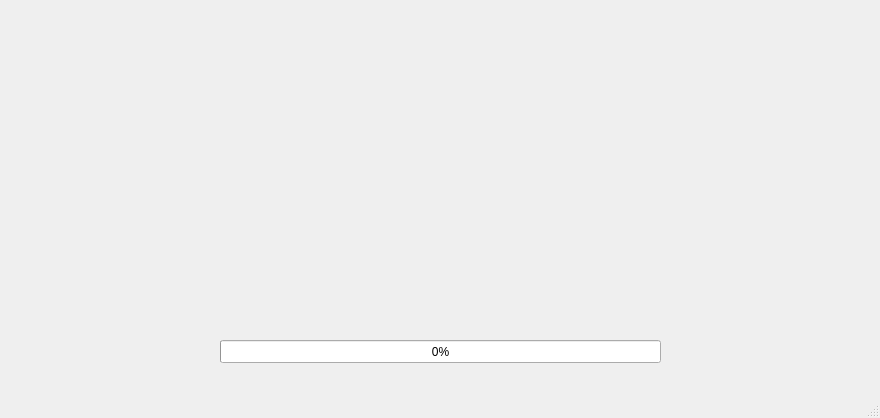
<?xml version="1.0" encoding="UTF-8"?>
<ui version="4.0">
 <class>MainWindow</class>
 <widget class="QMainWindow" name="MainWindow">
  <property name="geometry">
   <rect>
    <x>0</x>
    <y>0</y>
    <width>880</width>
    <height>418</height>
   </rect>
  </property>
  <property name="minimumSize">
   <size>
    <width>880</width>
    <height>418</height>
   </size>
  </property>
  <property name="maximumSize">
   <size>
    <width>880</width>
    <height>418</height>
   </size>
  </property>
  <property name="windowTitle">
   <string>Powered by the Visual Studio ® Plateform</string>
  </property>
  <property name="styleSheet">
   <string notr="true">
    QToolTip {
        border: 1px solid #76797C;
        background-color: rgb(90, 102, 117);;
        color: white;
        padding: 5px;
        opacity: 200;
    }

    QWidget {
        color: #eff0f1;
        background-color: #31363b;
        selection-background-color:#3daee9;
        selection-color: #eff0f1;
        background-clip: border;
        border-image: none;
        border: 0px transparent black;
        outline: 0;
    }

    QWidget:item:hover {
        background-color: #18465d;
        color: #eff0f1;
    }

    QWidget:item:selected {
        background-color: #18465d;
    }

    QCheckBox {
        spacing: 5px;
        outline: none;
        color: #eff0f1;
        margin-bottom: 2px;
    }

    QCheckBox:disabled {
        color: #76797C;
    }

    QCheckBox::indicator, 
    QGroupBox::indicator {
        width: 18px;
        height: 18px;
    }

    QGroupBox::indicator {
        margin-left: 2px;
    }

    QCheckBox::indicator:unchecked
    {
        image: url(:/qss_icons/rc/checkbox_unchecked.png);
    }

    QCheckBox::indicator:unchecked:hover,
    QCheckBox::indicator:unchecked:focus,
    QCheckBox::indicator:unchecked:pressed,
    QGroupBox::indicator:unchecked:hover,
    QGroupBox::indicator:unchecked:focus,
    QGroupBox::indicator:unchecked:pressed {
    border: none;
        image: url(:/qss_icons/rc/checkbox_unchecked_focus.png);
    }

    QCheckBox::indicator:checked {
        image: url(:/qss_icons/rc/checkbox_checked.png);
    }

    QCheckBox::indicator:checked:hover,
    QCheckBox::indicator:checked:focus,
    QCheckBox::indicator:checked:pressed,
    QGroupBox::indicator:checked:hover,
    QGroupBox::indicator:checked:focus,
    QGroupBox::indicator:checked:pressed {
    border: none;
        image: url(:/qss_icons/rc/checkbox_checked_focus.png);
    }


    QCheckBox::indicator:indeterminate {
        image: url(:/qss_icons/rc/checkbox_indeterminate.png);
    }

    QCheckBox::indicator:indeterminate:focus,
    QCheckBox::indicator:indeterminate:hover,
    QCheckBox::indicator:indeterminate:pressed {
        image: url(:/qss_icons/rc/checkbox_indeterminate_focus.png);
    }

    QCheckBox::indicator:checked:disabled,
    QGroupBox::indicator:checked:disabled {
        image: url(:/qss_icons/rc/checkbox_checked_disabled.png);
    }

    QCheckBox::indicator:unchecked:disabled,
    QGroupBox::indicator:unchecked:disabled {
        image: url(:/qss_icons/rc/checkbox_unchecked_disabled.png);
    }

    QRadioButton {
        spacing: 5px;
        outline: none;
        color: #eff0f1;
        margin-bottom: 2px;
    }

    QRadioButton:disabled {
        color: #76797C;
    }

    QRadioButton::indicator {
        width: 21px;
        height: 21px;
    }

    QRadioButton::indicator:unchecked {
        image: url(:/qss_icons/rc/radio_unchecked.png);
    }


    QRadioButton::indicator:unchecked:hover,
    QRadioButton::indicator:unchecked:focus,
    QRadioButton::indicator:unchecked:pressed {
        border: none;
        outline: none;
        image: url(:/qss_icons/rc/radio_unchecked_focus.png);
    }

    QRadioButton::indicator:checked {
        border: none;
        outline: none;
        image: url(:/qss_icons/rc/radio_checked.png);
    }

    QRadioButton::indicator:checked:hover,
    QRadioButton::indicator:checked:focus,
    QRadioButton::indicator:checked:pressed {
        border: none;
        outline: none;
        image: url(:/qss_icons/rc/radio_checked_focus.png);
    }

    QRadioButton::indicator:checked:disabled {
        outline: none;
        image: url(:/qss_icons/rc/radio_checked_disabled.png);
    }

    QRadioButton::indicator:unchecked:disabled {
        image: url(:/qss_icons/rc/radio_unchecked_disabled.png);
    }

    QMenuBar {
        background-color: #31363b;
        color: #eff0f1;
    }

    QMenuBar::item {
        background: transparent;
    }

    QMenuBar::item:selected {
        background: transparent;
        border: 1px solid #76797C;
    }

    QMenuBar::item:pressed {
        border: 1px solid #76797C;
        background-color: #3daee9;
        color: #eff0f1;
        margin-bottom:-1px;
        padding-bottom:1px;
    }

    QMenu {
        border: 1px solid #76797C;
        color: #eff0f1;
        margin: 2px;
    }

    QMenu::icon {
        margin: 5px;
    }

    QMenu::item {
        padding: 5px 30px 5px 30px;
        border: 1px solid transparent; /* reserve space for selection border */
    }

    QMenu::item:selected {
        color: #eff0f1;
    }

    QMenu::separator {
        height: 2px;
        background: lightblue;
        margin-left: 10px;
        margin-right: 5px;
    }

    QMenu::indicator {
        width: 18px;
        height: 18px;
    }

    QMenu::indicator:non-exclusive:unchecked {
        image: url(:/qss_icons/rc/checkbox_unchecked.png);
    }

    QMenu::indicator:non-exclusive:unchecked:selected {
        image: url(:/qss_icons/rc/checkbox_unchecked_disabled.png);
    }

    QMenu::indicator:non-exclusive:checked {
        image: url(:/qss_icons/rc/checkbox_checked.png);
    }

    QMenu::indicator:non-exclusive:checked:selected {
        image: url(:/qss_icons/rc/checkbox_checked_disabled.png);
    }

    QMenu::indicator:exclusive:unchecked {
        image: url(:/qss_icons/rc/radio_unchecked.png);
    }

    QMenu::indicator:exclusive:unchecked:selected {
        image: url(:/qss_icons/rc/radio_unchecked_disabled.png);
    }

    QMenu::indicator:exclusive:checked {
        image: url(:/qss_icons/rc/radio_checked.png);
    }

    QMenu::indicator:exclusive:checked:selected {
        image: url(:/qss_icons/rc/radio_checked_disabled.png);
    }

    QMenu::right-arrow {
        margin: 5px;
        image: url(:/qss_icons/rc/right_arrow.png)
    }

    QWidget:disabled {
        color: #454545;
        background-color: #31363b;
    }

    QAbstractItemView {
        alternate-background-color: #31363b;
        color: #eff0f1;
        border: 1px solid 3A3939;
        border-radius: 2px;
    }

    QWidget:focus, QMenuBar:focus {
        border: 1px solid #3daee9;
    }

    QTabWidget:focus, 
    QCheckBox:focus, 
    QRadioButton:focus, 
    QSlider:focus {
        border: none;
    }

    QLineEdit {
        background-color: #232629;
        padding: 5px;
        border-style: solid;
        border: 1px solid #76797C;
        border-radius: 2px;
        color: #eff0f1;
    }

    QAbstractItemView QLineEdit {
        padding: 0;
    }

    QGroupBox {
        border:1px solid #76797C;
        border-radius: 2px;
        margin-top: 20px;
    }

    QGroupBox::title {
        subcontrol-origin: margin;
        subcontrol-position: top center;
        padding-left: 10px;
        padding-right: 10px;
        padding-top: 10px;
    }

    QAbstractScrollArea {
        border-radius: 2px;
        border: 1px solid #76797C;
        background-color: transparent;
    }

    QScrollBar:horizontal {
        height: 15px;
        margin: 3px 15px 3px 15px;
        border: 1px transparent #2A2929;
        border-radius: 4px;
        background-color: #2A2929;
    }

    QScrollBar::handle:horizontal {
        background-color: #605F5F;
        min-width: 5px;
        border-radius: 4px;
    }

    QScrollBar::add-line:horizontal {
        margin: 0px 3px 0px 3px;
        border-image: url(:/qss_icons/rc/right_arrow_disabled.png);
        width: 10px;
        height: 10px;
        subcontrol-position: right;
        subcontrol-origin: margin;
    }

    QScrollBar::sub-line:horizontal {
        margin: 0px 3px 0px 3px;
        border-image: url(:/qss_icons/rc/left_arrow_disabled.png);
        height: 10px;
        width: 10px;
        subcontrol-position: left;
        subcontrol-origin: margin;
    }

    QScrollBar::add-line:horizontal:hover,QScrollBar::add-line:horizontal:on {
        border-image: url(:/qss_icons/rc/right_arrow.png);
        height: 10px;
        width: 10px;
        subcontrol-position: right;
        subcontrol-origin: margin;
    }


    QScrollBar::sub-line:horizontal:hover, QScrollBar::sub-line:horizontal:on {
        border-image: url(:/qss_icons/rc/left_arrow.png);
        height: 10px;
        width: 10px;
        subcontrol-position: left;
        subcontrol-origin: margin;
    }

    QScrollBar::up-arrow:horizontal, QScrollBar::down-arrow:horizontal {
        background: none;
    }


    QScrollBar::add-page:horizontal, QScrollBar::sub-page:horizontal {
        background: none;
    }

    QScrollBar:vertical {
        background-color: #2A2929;
        width: 15px;
        margin: 15px 3px 15px 3px;
        border: 1px transparent #2A2929;
        border-radius: 4px;
    }

    QScrollBar::handle:vertical {
        background-color: #605F5F;
        min-height: 5px;
        border-radius: 4px;
    }

    QScrollBar::sub-line:vertical {
        margin: 3px 0px 3px 0px;
        border-image: url(:/qss_icons/rc/up_arrow_disabled.png);
        height: 10px;
        width: 10px;
        subcontrol-position: top;
        subcontrol-origin: margin;
    }

    QScrollBar::add-line:vertical {
        margin: 3px 0px 3px 0px;
        border-image: url(:/qss_icons/rc/down_arrow_disabled.png);
        height: 10px;
        width: 10px;
        subcontrol-position: bottom;
        subcontrol-origin: margin;
    }

    QScrollBar::sub-line:vertical:hover,QScrollBar::sub-line:vertical:on {
        border-image: url(:/qss_icons/rc/up_arrow.png);
        height: 10px;
        width: 10px;
        subcontrol-position: top;
        subcontrol-origin: margin;
    }


    QScrollBar::add-line:vertical:hover, QScrollBar::add-line:vertical:on {
        border-image: url(:/qss_icons/rc/down_arrow.png);
        height: 10px;
        width: 10px;
        subcontrol-position: bottom;
        subcontrol-origin: margin;
    }

    QScrollBar::up-arrow:vertical, QScrollBar::down-arrow:vertical {
        background: none;
    }


    QScrollBar::add-page:vertical, QScrollBar::sub-page:vertical {
        background: none;
    }

    QTextEdit {
        background-color: #232629;
        color: #eff0f1;
        border: 1px solid #76797C;
    }

    QPlainTextEdit {
        background-color: #232629;;
        color: #eff0f1;
        border-radius: 2px;
        border: 1px solid #76797C;
    }

    QHeaderView::section {
        background-color: #76797C;
        color: #eff0f1;
        padding: 5px;
        border: 1px solid #76797C;
    }

    QSizeGrip {
        image: url(:/qss_icons/rc/sizegrip.png);
        width: 12px;
        height: 12px;
    }

    QMainWindow::separator {
        background-color: #31363b;
        color: white;
        padding-left: 4px;
        spacing: 2px;
        border: 1px dashed #76797C;
    }

    QMainWindow::separator:hover {
        background-color: #787876;
        color: white;
        padding-left: 4px;
        border: 1px solid #76797C;
        spacing: 2px;
    }

    QMenu::separator {
        height: 1px;
        background-color: #76797C;
        color: white;
        padding-left: 4px;
        margin-left: 10px;
        margin-right: 5px;
    }

    QFrame {
        border-radius: 2px;
        border: 1px solid #76797C;
    }

    QFrame[frameShape=&quot;0&quot;] {
        border-radius: 2px;
        border: 1px transparent #76797C;
    }

    QStackedWidget {
        border: 1px transparent black;
    }

    QToolBar {
        border: 1px transparent #393838;
        background: 1px solid #31363b;
        font-weight: bold;
    }

    QToolBar::handle:horizontal {
        image: url(:/qss_icons/rc/Hmovetoolbar.png);
    }

    QToolBar::handle:vertical {
        image: url(:/qss_icons/rc/Vmovetoolbar.png);
    }

    QToolBar::separator:horizontal {
        image: url(:/qss_icons/rc/Hsepartoolbar.png);
    }

    QToolBar::separator:vertical {
        image: url(:/qss_icons/rc/Vsepartoolbar.png);
    }

    QToolButton#qt_toolbar_ext_button {
        background: #58595a
    }

    QPushButton {
        color: #eff0f1;
        background-color: #31363b;
        border-width: 1px;
        border-color: #76797C;
        border-style: solid;
        padding: 5px;
        border-radius: 2px;
        outline: none;
    }

    QPushButton:disabled {
        background-color: #31363b;
        border-width: 1px;
        border-color: #454545;
        border-style: solid;
        padding-top: 5px;
        padding-bottom: 5px;
        padding-left: 10px;
        padding-right: 10px;
        border-radius: 2px;
        color: #454545;
    }

    QPushButton:focus {
        background-color: #3daee9;
        color: white;
    }

    QPushButton:pressed {
        background-color: #3daee9;
        padding-top: -15px;
        padding-bottom: -17px;
    }

    QComboBox {
        selection-background-color: #3daee9;
        border-style: solid;
        border: 1px solid #76797C;
        border-radius: 2px;
        padding: 5px;
        min-width: 75px;
    }

    QPushButton:checked{
        background-color: #76797C;
        border-color: #6A6969;
    }

    QComboBox:hover,
    QPushButton:hover,
    QAbstractSpinBox:hover,
    QLineEdit:hover,
    QTextEdit:hover,
    QPlainTextEdit:hover,
    QAbstractView:hover,
    QTreeView:hover {
        border: 1px solid #3daee9;
        color: #eff0f1;
    }

    QComboBox:on {
        padding-top: 3px;
        padding-left: 4px;
        selection-background-color: #4a4a4a;
    }

    QComboBox QAbstractItemView {
        background-color: #232629;
        border-radius: 2px;
        border: 1px solid #76797C;
        selection-background-color: #18465d;
    }

    QComboBox::drop-down {
        subcontrol-origin: padding;
        subcontrol-position: top right;
        width: 15px;
        border-left-width: 0px;
        border-left-color: darkgray;
        border-left-style: solid;
        border-top-right-radius: 3px;
        border-bottom-right-radius: 3px;
    }

    QComboBox::down-arrow {
        image: url(:/qss_icons/rc/down_arrow_disabled.png);
    }

    QComboBox::down-arrow:on, 
    QComboBox::down-arrow:hover,
    QComboBox::down-arrow:focus {
        image: url(:/qss_icons/rc/down_arrow.png);
    }

    QAbstractSpinBox {
        padding: 5px;
        border: 1px solid #76797C;
        background-color: #232629;
        color: #eff0f1;
        border-radius: 2px;
        min-width: 75px;
    }

    QAbstractSpinBox:up-button {
        background-color: transparent;
        subcontrol-origin: border;
        subcontrol-position: center right;
    }

    QAbstractSpinBox:down-button {
        background-color: transparent;
        subcontrol-origin: border;
        subcontrol-position: center left;
    }

    QAbstractSpinBox::up-arrow,
    QAbstractSpinBox::up-arrow:disabled,
    QAbstractSpinBox::up-arrow:off {
        image: url(:/qss_icons/rc/up_arrow_disabled.png);
        width: 10px;
        height: 10px;
    }

    QAbstractSpinBox::up-arrow:hover {
        image: url(:/qss_icons/rc/up_arrow.png);
    }

    QAbstractSpinBox::down-arrow,
    QAbstractSpinBox::down-arrow:disabled,
    QAbstractSpinBox::down-arrow:off {
        image: url(:/qss_icons/rc/down_arrow_disabled.png);
        width: 10px;
        height: 10px;
    }

    QAbstractSpinBox::down-arrow:hover {
        image: url(:/qss_icons/rc/down_arrow.png);
    }

    QLabel {
        border: 0px solid black;
    }

    QTabWidget{
        border: 0px transparent black;
    }

    QTabWidget::pane {
        border: 1px solid #76797C;
        padding: 5px;
        margin: 0px;
    }

    QTabWidget::tab-bar {
        left: 5px; /* move to the right by 5px */
    }

    QTabBar {
        qproperty-drawBase: 0;
        border-radius: 3px;
    }

    QTabBar:focus {
        border: 0px transparent black;
    }

    QTabBar::close-button  {
        image: url(:/qss_icons/rc/close.png);
        background: transparent;
    }

    QTabBar::close-button:hover {
        image: url(:/qss_icons/rc/close-hover.png);
        background: transparent;
    }

    QTabBar::close-button:pressed {
        image: url(:/qss_icons/rc/close-pressed.png);
        background: transparent;
    }

    QTabBar::tab:top {
        color: #eff0f1;
        border: 1px solid #76797C;
        border-bottom: 1px transparent black;
        background-color: #31363b;
        padding: 5px;
        min-width: 50px;
        border-top-left-radius: 2px;
        border-top-right-radius: 2px;
    }

    QTabBar::tab:top:!selected {
        color: #eff0f1;
        background-color: #54575B;
        border: 1px solid #76797C;
        border-bottom: 1px transparent black;
        border-top-left-radius: 2px;
        border-top-right-radius: 2px;
    }

    QTabBar::tab:top:!selected:hover {
        background-color: #3daee9;
    }

    QTabBar::tab:bottom {
        color: #eff0f1;
        border: 1px solid #76797C;
        border-top: 1px transparent black;
        background-color: #31363b;
        padding: 5px;
        border-bottom-left-radius: 2px;
        border-bottom-right-radius: 2px;
        min-width: 50px;
    }

    QTabBar::tab:bottom:!selected {
        color: #eff0f1;
        background-color: #54575B;
        border: 1px solid #76797C;
        border-top: 1px transparent black;
        border-bottom-left-radius: 2px;
        border-bottom-right-radius: 2px;
    }

    QTabBar::tab:bottom:!selected:hover {
        background-color: #3daee9;
    }

    QTabBar::tab:left {
        color: #eff0f1;
        border: 1px solid #76797C;
        border-left: 1px transparent black;
        background-color: #31363b;
        padding: 5px;
        border-top-right-radius: 2px;
        border-bottom-right-radius: 2px;
        min-height: 50px;
    }

    QTabBar::tab:left:!selected {
        color: #eff0f1;
        background-color: #54575B;
        border: 1px solid #76797C;
        border-left: 1px transparent black;
        border-top-right-radius: 2px;
        border-bottom-right-radius: 2px;
    }

    QTabBar::tab:left:!selected:hover {
        background-color: #3daee9;
    }

    QTabBar::tab:right {
        color: #eff0f1;
        border: 1px solid #76797C;
        border-right: 1px transparent black;
        background-color: #31363b;
        padding: 5px;
        border-top-left-radius: 2px;
        border-bottom-left-radius: 2px;
        min-height: 50px;
    }

    QTabBar::tab:right:!selected {
        color: #eff0f1;
        background-color: #54575B;
        border: 1px solid #76797C;
        border-right: 1px transparent black;
        border-top-left-radius: 2px;
        border-bottom-left-radius: 2px;
    }

    QTabBar::tab:right:!selected:hover {
        background-color: #3daee9;
    }

    QTabBar QToolButton::right-arrow:enabled {
        image: url(:/qss_icons/rc/right_arrow.png);
    }

    QTabBar QToolButton::left-arrow:enabled {
        image: url(:/qss_icons/rc/left_arrow.png);
    }

    QTabBar QToolButton::right-arrow:disabled {
        image: url(:/qss_icons/rc/right_arrow_disabled.png);
    }

    QTabBar QToolButton::left-arrow:disabled {
        image: url(:/qss_icons/rc/left_arrow_disabled.png);
    }

    QDockWidget {
        background: #31363b;
        border: 1px solid #403F3F;
        titlebar-close-icon: url(:/qss_icons/rc/close.png);
        titlebar-normal-icon: url(:/qss_icons/rc/undock.png);
    }

    QDockWidget::close-button, QDockWidget::float-button {
        border: 1px solid transparent;
        border-radius: 2px;
        background: transparent;
    }

    QDockWidget::close-button:hover, QDockWidget::float-button:hover {
        background: rgba(255, 255, 255, 10);
    }

    QDockWidget::close-button:pressed, QDockWidget::float-button:pressed {
        padding: 1px -1px -1px 1px;
        background: rgba(255, 255, 255, 10);
    }

    QTreeView, 
    QListView {
        border: 1px solid #76797C;
        background-color: #232629;
    }

    QTreeView:branch:selected, 
    QTreeView:branch:hover {
        background: url(:/qss_icons/rc/transparent.png);
    }

    QTreeView::branch:has-siblings:!adjoins-item {
        border-image: url(:/qss_icons/rc/transparent.png);
    }

    QTreeView::branch:has-siblings:adjoins-item {
        border-image: url(:/qss_icons/rc/transparent.png);
    }

    QTreeView::branch:!has-children:!has-siblings:adjoins-item {
        border-image: url(:/qss_icons/rc/transparent.png);
    }

    QTreeView::branch:has-children:!has-siblings:closed,
    QTreeView::branch:closed:has-children:has-siblings {
        image: url(:/qss_icons/rc/branch_closed.png);
    }

    QTreeView::branch:open:has-children:!has-siblings,
    QTreeView::branch:open:has-children:has-siblings  {
        image: url(:/qss_icons/rc/branch_open.png);
    }

    QTreeView::branch:has-children:!has-siblings:closed:hover,
    QTreeView::branch:closed:has-children:has-siblings:hover {
        image: url(:/qss_icons/rc/branch_closed-on.png);
    }

    QTreeView::branch:open:has-children:!has-siblings:hover,
    QTreeView::branch:open:has-children:has-siblings:hover  {
        image: url(:/qss_icons/rc/branch_open-on.png);
    }

    QListView::item:!selected:hover, 
    QTreeView::item:!selected:hover {
        background: #18465d;
        outline: 0;
        color: #eff0f1
    }

    QListView::item:selected:hover, 
    QTreeView::item:selected:hover {
        background: #287399;
        color: #eff0f1;
    }

    QTreeView::indicator:checked, 
    QListView::indicator:checked {
        image: url(:/qss_icons/rc/checkbox_checked.png);
    }

    QTreeView::indicator:checked, 
    QListView::indicator:checked {
        image: url(:/qss_icons/rc/checkbox_unchecked.png);
    }

    QTreeView::indicator:checked:hover,
    QTreeView::indicator:checked:focus,
    QTreeView::indicator:checked:pressed,
    QListView::indicator:checked:hover,
    QListView::indicator:checked:focus,
    QListView::indicator:checked:pressed {
        image: url(:/qss_icons/rc/checkbox_checked_focus.png);
    }

    QTreeView::indicator:unchecked:hover,
    QTreeView::indicator:unchecked:focus,
    QTreeView::indicator:unchecked:pressed,
    QListView::indicator:unchecked:hover,
    QListView::indicator:unchecked:focus,
    QListView::indicator:unchecked:pressed {
        image: url(:/qss_icons/rc/checkbox_unchecked_focus.png);
    }

    QSlider::groove:horizontal {
        border: 1px solid #565a5e;
        height: 4px;
        background: #565a5e;
        margin: 0px;
        border-radius: 2px;
    }

    QSlider::handle:horizontal {
        background: #232629;
        border: 1px solid #565a5e;
        width: 16px;
        height: 16px;
        margin: -8px 0;
        border-radius: 9px;
    }

    QSlider::groove:vertical {
        border: 1px solid #565a5e;
        width: 4px;
        background: #565a5e;
        margin: 0px;
        border-radius: 3px;
    }

    QSlider::handle:vertical {
        background: #232629;
        border: 1px solid #565a5e;
        width: 16px;
        height: 16px;
        margin: 0 -8px;
        border-radius: 9px;
    }

    QToolButton {
        background-color: transparent;
        border: 1px transparent #76797C;
        border-radius: 2px;
        margin: 3px;
        padding: 5px;
    }

    QToolButton[popupMode=&quot;1&quot;] {
        padding-right: 20px;
        border: 1px #76797C;
        border-radius: 5px;
    }

    QToolButton[popupMode=&quot;2&quot;] {
        padding-right: 10px;
        border: 1px #76797C;
    }

    QToolButton:hover, 
    QToolButton::menu-button:hover {
        background-color: transparent;
        border: 1px solid #3daee9;
        padding: 5px;
    }

    QToolButton:checked, 
    QToolButton:pressed,
    QToolButton::menu-button:pressed {
        background-color: #3daee9;
        border: 1px solid #3daee9;
        padding: 5px;
    }

    QToolButton::menu-indicator {
        image: url(:/qss_icons/rc/down_arrow.png);
        top: -7px; left: -2px;
    }

    QToolButton::menu-button {
        border: 1px transparent #76797C;
        border-top-right-radius: 6px;
        border-bottom-right-radius: 6px;
        width: 16px;
        outline: none;
    }

    QToolButton::menu-arrow {
        image: url(:/qss_icons/rc/down_arrow.png);
    }

    QToolButton::menu-arrow:open {
        border: 1px solid #76797C;
    }

    QPushButton::menu-indicator  {
        subcontrol-origin: padding;
        subcontrol-position: bottom right;
        left: 8px;
    }

    QTableView {
        border: 1px solid #76797C;
        gridline-color: #31363b;
        background-color: #232629;
    }

    QTableView, QHeaderView {
        border-radius: 0px;
    }

    QTableView::item:pressed, 
    QListView::item:pressed, 
    QTreeView::item:pressed {
        background: #18465d;
        color: #eff0f1;
    }

    QTableView::item:selected:active, 
    QTreeView::item:selected:active, 
    QListView::item:selected:active {
        background: #287399;
        color: #eff0f1;
    }

    QHeaderView {
        background-color: #31363b;
        border: 1px transparent;
        border-radius: 0px;
        margin: 0px;
        padding: 0px;
    }

    QHeaderView::section {
        background-color: #31363b;
        color: #eff0f1;
        padding: 5px;
        border: 1px solid #76797C;
        border-radius: 0px;
        text-align: center;
    }

    QHeaderView::section::vertical::first, 
    QHeaderView::section::vertical::only-one {
        border-top: 1px solid #76797C;
    }

    QHeaderView::section::vertical {
        border-top: transparent;
    }

    QHeaderView::section::horizontal::first, 
    QHeaderView::section::horizontal::only-one {
        border-left: 1px solid #76797C;
    }

    QHeaderView::section::horizontal {
        border-left: transparent;
    }

    QHeaderView::section:checked {
        color: white;
        background-color: #334e5e;
    }

    QHeaderView::down-arrow {
        image: url(:/qss_icons/rc/down_arrow.png);
    }

    QHeaderView::up-arrow {
        image: url(:/qss_icons/rc/up_arrow.png);
    }

    QTableCornerButton::section {
        background-color: #31363b;
        border: 1px transparent #76797C;
        border-radius: 0px;
    }

    QToolBox  {
        padding: 5px;
        border: 1px transparent black;
    }

    QToolBox::tab {
        color: #eff0f1;
        background-color: #31363b;
        border: 1px solid #76797C;
        border-bottom: 1px transparent #31363b;
        border-top-left-radius: 5px;
        border-top-right-radius: 5px;
    }

    QToolBox::tab:selected {
        font: italic;
        background-color: #31363b;
        border-color: #3daee9;
    }

    QStatusBar::item {
        border: 0px transparent dark;
    }

    QFrame[height=&quot;3&quot;], QFrame[width=&quot;3&quot;] {
        background-color: #76797C;
    }

    QSplitter::handle {
        border: 1px dashed #76797C;
    }

    QSplitter::handle:hover {
        background-color: #787876;
        border: 1px solid #76797C;
    }

    QSplitter::handle:horizontal {
        width: 1px;
    }

    QSplitter::handle:vertical {
        height: 1px;
    }

    QProgressBar {
        border: 1px solid #76797C;
        border-radius: 5px;
        text-align: center;
    }

    QProgressBar::chunk {
        background-color: #05B8CC;
    }

    QDateEdit {
        selection-background-color: #3daee9;
        border-style: solid;
        border: 1px solid #3375A3;
        border-radius: 2px;
        padding: 1px;
        min-width: 75px;
    }

    QDateEdit:on {
        padding-top: 3px;
        padding-left: 4px;
        selection-background-color: #4a4a4a;
    }

    QDateEdit QAbstractItemView {
        background-color: #232629;
        border-radius: 2px;
        border: 1px solid #3375A3;
        selection-background-color: #3daee9;
    }

    QDateEdit::drop-down {
        subcontrol-origin: padding;
        subcontrol-position: top right;
        width: 15px;
        border-left-width: 0px;
        border-left-color: darkgray;
        border-left-style: solid;
        border-top-right-radius: 3px;
        border-bottom-right-radius: 3px;
    }

    QDateEdit::down-arrow {
        image: url(:/qss_icons/rc/down_arrow_disabled.png);
    }

    QDateEdit::down-arrow:on, 
    QDateEdit::down-arrow:hover,
    QDateEdit::down-arrow:focus {
        image: url(:/qss_icons/rc/down_arrow.png);
    }
</string>
  </property>
  <widget class="QWidget" name="centralwidget">
   <widget class="QLabel" name="splashImage">
    <property name="geometry">
     <rect>
      <x>260</x>
      <y>30</y>
      <width>361</width>
      <height>301</height>
     </rect>
    </property>
    <property name="text">
     <string/>
    </property>
   </widget>
   <widget class="QProgressBar" name="progressBar">
    <property name="geometry">
     <rect>
      <x>220</x>
      <y>340</y>
      <width>441</width>
      <height>23</height>
     </rect>
    </property>
    <property name="value">
     <number>0</number>
    </property>
   </widget>
  </widget>
  <widget class="QStatusBar" name="statusbar"/>
 </widget>
 <resources/>
 <connections/>
</ui>
